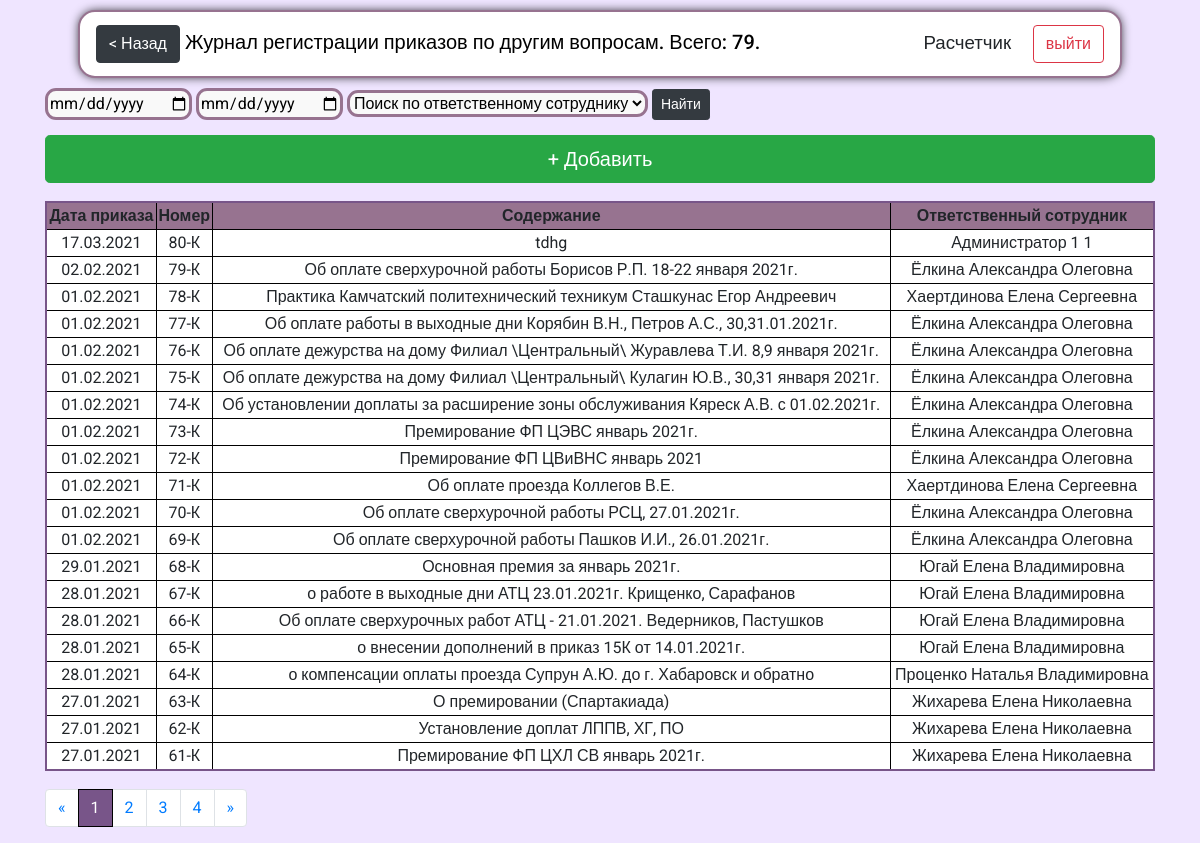
The app's page /orders_on_others/ (signed in) with its own data.
### reg_jounals/models.py (models this page shows, shortened)
class OrdersOnOtherMatters(models.Model):
    oom_number = models.CharField(max_length=5, help_text="Введите номер приказа", verbose_name="Номер приказа", db_index=True)
    oom_date = models.DateField(help_text="Введите дату приказа", verbose_name="Дата приказа", db_index=True)
    oom_content = models.CharField(max_length=256, help_text="Введите содержание приказа", verbose_name='Содержание')
    oom_res_officer = models.CharField(blank=True, editable=False,  max_length=256, help_text="Сотрудник, который внес документ в систему ", verbose_name='Ответственный сотрудник')
    class Meta:
        ordering = ["id"]
        verbose_name = 'Приказ по другим вопросам'
        verbose_name_plural = 'Приказы по другим вопросам'

### reg_jounals/views.py (the view)
# urls.py: path('orders_on_others/', views.order_other_matters, name='orders_on_others'),
def order_other_matters(request):
    if request.user.is_authenticated:
        group = Group.objects.get(name__icontains='Сотрудник СУП')
        users = group.user_set.all()
        for user in users:
            print(user.first_name)
        res_users = User.objects.all()
        date_from = request.GET.get('oom_search_from','')
        date_to = request.GET.get('oom_search_to', '')
        res_seacrh = request.GET.get('oom_search_res','')
        if date_from and date_to and res_seacrh:
            orders = OrdersOnOtherMatters.objects.filter(oom_date__range=(date_from, date_to)).filter(oom_res_officer__icontains=res_seacrh).order_by('oom_date')
            p_orders = Paginator(orders, 1000)
            page_number = request.GET.get('page', 1)
        else:
            if res_seacrh:
                orders = OrdersOnOtherMatters.objects.filter(oom_res_officer__icontains=res_seacrh).order_by('-id')
                p_orders = Paginator(orders, 1000)
                page_number = request.GET.get('page', 1)
            else:
                if date_from and date_to:
                    orders = OrdersOnOtherMatters.objects.filter(oom_date__range=(date_from, date_to)).order_by('oom_date')
                    p_orders = Paginator(orders, 1000)
                    page_number = request.GET.get('page', 1)
                else:
                    orders = OrdersOnOtherMatters.objects.all().order_by('-id')
                    p_orders = Paginator(orders, 20)
                    page_number = request.GET.get('page', 1)
        page = p_orders.get_page(page_number)
        count = len(orders)
        return render(request, 'reg_jounals/orders_on_others.html', context={'orders':page, 'count':count, 'res_users':users})
    else:
        return render(request, 'reg_jounals/no_auth.html')

### reg_jounals/templates/reg_jounals/orders_on_others.html (shortened to what this page needs)
{%extends "reg_jounals/index.html" %}
{%block header%} <a class="btn btn-dark" href="../"> < Назад</a> Журнал регистрации приказов по другим вопросам. Всего: {{count}}.  {%endblock%}
{%block content%}
<form action="{% url 'orders_on_others' %}">
  <input type="date" id="search_date" name="oom_search_from" placeholder="C">
  <input type="date" id="search_date2" name="oom_search_to" placeholder="По">
  <select class=""  name="oom_search_res">
    <option value="">Поиск по ответственному сотруднику</option>
  </select>
  <button class="btn btn-sm btn-dark" type="submit" name="" value="Найти">Найти</button>
</form>
<a class="btn btn-success btn-lg m-bottom btn-add " href="{%url 'orders_on_others_add_url'%}"> + Добавить</a>
{% if orders %}
<table>
  <thead class="thead-dark">
  <tr class="tr-header">
    <th scope="col">Дата приказа</th>
    <th scope="col">Номер</th>
    <th scope="col">Содержание</th>
    <th scope="col">Ответственный сотрудник</th>
  </tr>
  </thead>
  {%for order in orders%}
<tr onclick="return location.href = '{% url 'orders_on_others_upd_url' id=order.id%}' ">
    <td>{{order.oom_date|date:"d.m.Y"}}</td>
    <td>{{order.oom_number}}</td>
    <td>{{order.oom_content}}</td>
    <td>{{order.oom_res_officer}}</td>
</tr>
  {%endfor%}
</table>
<nav  class="paginator" aria-label="Page navigation example">
  <ul class="pagination">
    <li class="page-item">
      <a class="page-link" href="#" aria-label="Previous">
<span aria-hidden="true">&laquo;</span>
      </a>
    </li>
{% for p in orders.paginator.page_range %}
  {% if orders.number == p%}
   <li class="page-item active"><a class="page-link" href="?page={{p}}">{{ p }}</a></li>
   {%else%}
        <li class="page-item"><a class="page-link" href="?page={{p}}">{{ p }}</a></li>
    {%endif%}
  {% endfor %}
{%if orders.has_next%}
    <li class="page-item">
      <a class="page-link" href='?page={{orders.next_page_number}}' aria-label="Next">
<span aria-hidden="true">&raquo;</span>
      </a>
    </li>
  {%else%}
  <li class="page-item disabled">
    <a class="page-link" href='#' aria-disabled='true' aria-label="Next">
      <span aria-hidden="true">&raquo;</span>
    </a>
  </li>
  {%endif%}
  </ul>
</nav>
{%else%}
<h2>Записей нет</h2>
{%endif%}
{%endblock%}

### reg_jounals/templates/reg_jounals/index.html (shortened to what this page needs)
<!DOCTYPE html>
<html  lang="en">
<head>
  {%load static%}
  <link rel="stylesheet" href="{% static 'css/style3.css'%}">
  <link rel="stylesheet" href="{% static 'css/VacList.css'%}">
  <link rel="stylesheet" href="https://cdn.jsdelivr.net/npm/bootstrap@4.5.3/dist/css/bootstrap.min.css">
</head>
<body onload="TextDisabled()">
  <header>
    <nav class="navbar navbar-light ">
    <span class="navbar-brand mb-0 h1">{%block header%}{%endblock%}</span><span style="text-align: right; float: right;font-size: 14pt;">  {{ user.first_name }} <a class="btn btn-outline-danger" style="margin-left: 17px;" href="{% url 'logout'%}">выйти</a></span>
  </header>
<div class="container">
    {%block content%}{%endblock%}
  </div>
</body>
</html>

### reg_jounals/static/css/style3.css (style rules this page uses)
* { font-family: 'Roboto', sans-serif; }
input[type=text], input[type=number], input[type=date], input[type=search], textarea, select { background: #f9f9f9; border-radius: 11px; border: 3px solid #977390; }
body { background: #white !important; background-color: #efe5ff !important; }
.navbar-light .navbar-brand { color: rgb(0 0 0) !important; }
.container { margin-top: 10px; }
.btn-add { float: left; width: 100%; margin-top: 15px; }
.navbar { width: 87%; margin: 10px auto; border-radius: 17px; border: 2px solid #977390; background: white; box-shadow: 0px 0px 11px -2px black; }
table { border: solid 2px #785589; background: white; border-collapse: collapse; margin: 18px auto; float: left; width: 100%; }
table th { text-align: center; }
table .tr-header { background: #977390 ; }
table tr th, td { border-right: solid 1px black; border-bottom: solid 1px black; cursor: pointer; text-align: center; }
table tr th:last-child, td:last-child { border-right: none; }
table tr:last-child { border-bottom: none; }
.paginator { width: 100%; float: left; }
.page-item.active .page-link { background: #785589 !important; border-color: black !important; }

### records on screen
OrdersOnOtherMatters: oom_date "17.03.2021", oom_number "80-К", oom_content "tdhg", oom_res_officer "Администратор 1 1"
OrdersOnOtherMatters: oom_date "02.02.2021", oom_number "79-К", oom_content "Об оплате сверхурочной работы Борисов Р.П. 18-22 января 2021г.", oom_res_officer "Ёлкина Александра Олеговна"
OrdersOnOtherMatters: oom_date "01.02.2021", oom_number "78-К", oom_content "Практика Камчатский политехнический техникум Сташкунас Егор Андреевич", oom_res_officer "Хаертдинова Елена Сергеевна"
OrdersOnOtherMatters: oom_date "01.02.2021", oom_number "77-К", oom_content "Об оплате работы в выходные дни Корябин В.Н., Петров А.С., 30,31.01.2021г.", oom_res_officer "Ёлкина Александра Олеговна"
OrdersOnOtherMatters: oom_date "01.02.2021", oom_number "76-К", oom_content "Об оплате дежурства на дому Филиал \\Центральный\\ Журавлева Т.И. 8,9 января 2021г.", oom_res_officer "Ёлкина Александра Олеговна"
OrdersOnOtherMatters: oom_date "01.02.2021", oom_number "75-К", oom_content "Об оплате дежурства на дому Филиал \\Центральный\\ Кулагин Ю.В., 30,31 января 2021г.", oom_res_officer "Ёлкина Александра Олеговна"
OrdersOnOtherMatters: oom_date "01.02.2021", oom_number "74-К", oom_content "Об установлении доплаты за расширение зоны обслуживания Кяреск А.В. с 01.02.2021г.", oom_res_officer "Ёлкина Александра Олеговна"
OrdersOnOtherMatters: oom_date "01.02.2021", oom_number "73-К", oom_content "Премирование ФП ЦЭВС январь 2021г.", oom_res_officer "Ёлкина Александра Олеговна"
OrdersOnOtherMatters: oom_date "01.02.2021", oom_number "72-К", oom_content "Премирование ФП ЦВиВНС январь 2021", oom_res_officer "Ёлкина Александра Олеговна"
OrdersOnOtherMatters: oom_date "01.02.2021", oom_number "71-К", oom_content "Об оплате проезда Коллегов В.Е.", oom_res_officer "Хаертдинова Елена Сергеевна"
OrdersOnOtherMatters: oom_date "01.02.2021", oom_number "70-К", oom_content "Об оплате сверхурочной работы РСЦ, 27.01.2021г.", oom_res_officer "Ёлкина Александра Олеговна"
OrdersOnOtherMatters: oom_date "01.02.2021", oom_number "69-К", oom_content "Об оплате сверхурочной работы Пашков И.И., 26.01.2021г.", oom_res_officer "Ёлкина Александра Олеговна"
OrdersOnOtherMatters: oom_date "29.01.2021", oom_number "68-К", oom_content "Основная премия за январь 2021г.", oom_res_officer "Югай Елена Владимировна"
OrdersOnOtherMatters: oom_date "28.01.2021", oom_number "67-К", oom_content "о работе в выходные дни АТЦ 23.01.2021г. Крищенко, Сарафанов", oom_res_officer "Югай Елена Владимировна"
OrdersOnOtherMatters: oom_date "28.01.2021", oom_number "66-К", oom_content "Об оплате сверхурочных работ АТЦ - 21.01.2021. Ведерников, Пастушков", oom_res_officer "Югай Елена Владимировна"
OrdersOnOtherMatters: oom_date "28.01.2021", oom_number "65-К", oom_content "о внесении дополнений в приказ 15К от 14.01.2021г.", oom_res_officer "Югай Елена Владимировна"
OrdersOnOtherMatters: oom_date "28.01.2021", oom_number "64-К", oom_content "о компенсации оплаты проезда Супрун А.Ю. до г. Хабаровск и обратно", oom_res_officer "Проценко Наталья Владимировна"
OrdersOnOtherMatters: oom_date "27.01.2021", oom_number "63-К", oom_content "О премировании (Спартакиада)", oom_res_officer "Жихарева Елена Николаевна"
OrdersOnOtherMatters: oom_date "27.01.2021", oom_number "62-К", oom_content "Установление доплат ЛППВ, ХГ, ПО", oom_res_officer "Жихарева Елена Николаевна"
OrdersOnOtherMatters: oom_date "27.01.2021", oom_number "61-К", oom_content "Премирование ФП ЦХЛ СВ январь 2021г.", oom_res_officer "Жихарева Елена Николаевна"

### other values on screen
{{ count }} "79"
{{ user.first_name }} "Расчетчик"
{{ p }} "1"
{{ p }} "2" "3" "4"
